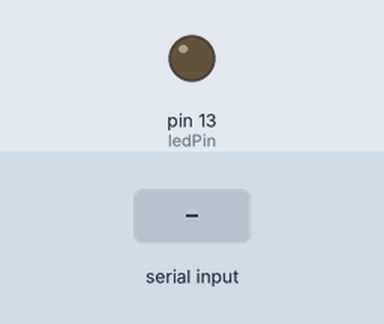
Recording of a sketch running on a simulated Arduino Uno, built with avr-gcc and run on an emulated ATmega328P. Parts: output pins drawn as LEDs (lit = HIGH). The test bench sets the inputs (shaded band).

Above: at 1.2 s.
1.3 s: "1" received over the second serial link
At 2.1 s:
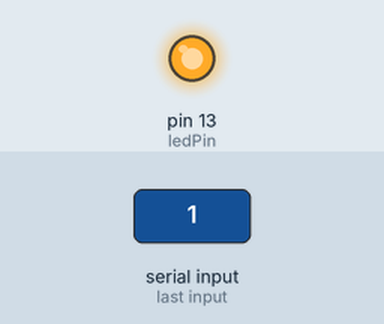
2.8 s: "0" received over the second serial link
At 3.3 s:
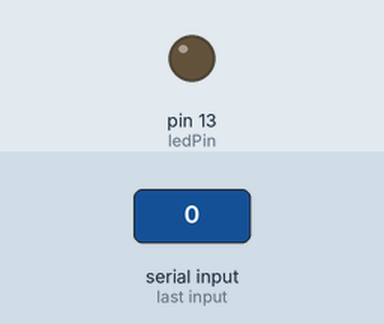
Timing chart, 0 to 5.8 s (numbered marks = the images above; inputs shaded):
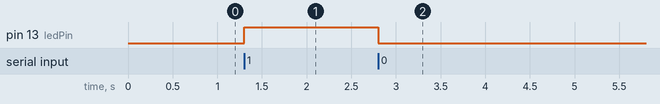

The sketch:

sketch_sep16a.ino
```cpp
#include<SoftwareSerial.h>
SoftwareSerial BT(10,9);
const byte ledPin = 13;
char val;
void setup() {
  // put your setup code here, to run once:
pinMode(ledPin , OUTPUT);
BT.begin(5700);
BT.print("BT is ready");
}
void loop() {
  // put your main code here, to run repeatedly:
if (BT.available()){
  val = BT.read();
  switch(val){
    case'0':
    digitalWrite(ledPin , LOW);
    break;
      case'1':
    digitalWrite(ledPin , HIGH);
    break;
    }
  }
}
```

Measured:
- after the input at 1.3 s, pin 13 (ledPin): LOW → HIGH at once
- after the input at 2.8 s, pin 13 (ledPin): HIGH → LOW at once
